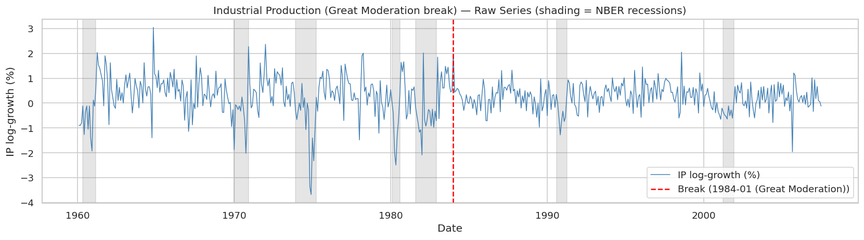
#> input picture analyses/figures/05_indpro_raw_series.png, 864 x 240 px, shrunk from 1661 x 462 before the run
$ jupyter execute --allow-errors 05_real_world_analysis.ipynb
#> lines starting #> are read from the running program, lines starting #| are printed output that depends on the picture
### src/data/real_world.py
"""
Real-world data loading utilities for the Lucas Critique project.

Downloads FRED macroeconomic series and formats them to match the
DataFrame schema expected by the regime-switching models:

    Columns: y, y_lag1, y_lag2, roll_mean_5, roll_std_5,
             roll_mean_20, roll_std_20, exog_0..2, regime

Two canonical datasets are provided, each with a well-documented
structural break point (cited in my project work and which I test
for in the notebooks with a CUSUM test, for example).

  1. US Industrial Production growth — Great Moderation break (Jan 1984)
     Pre-break:  1960-01 to 1983-12  (~288 monthly obs)
     Post-break: 1984-01 to 2007-07  (~283 monthly obs, stops before GFC)

  2. US CPI Inflation — Volcker disinflation break (Oct 1979)
     Pre-break:  1960-01 to 1979-09  (~237 monthly obs)
     Post-break: 1979-10 to 1999-09  (~240 monthly obs)
"""

from __future__ import annotations

import io
from pathlib import Path

import numpy as np
import pandas as pd
import requests

_DATA_DIR = Path(__file__).resolve().parents[2] / "data" / "real_world"
_DATA_DIR.mkdir(parents=True, exist_ok=True)

# FRED download helper

def fetch_fred(series_id: str, start: str = "1948-01-01", cache: bool = True) -> pd.Series:
    """Download a FRED series, optionally using a local parquet cache.

    Returns a pd.Series with a DatetimeIndex.
    """
    cache_path = _DATA_DIR / f"{series_id}.parquet"
    if cache and cache_path.exists():
        s = pd.read_parquet(cache_path).iloc[:, 0]
    else:
        url = f"https://fred.stlouisfed.org/graph/fredgraph.csv?id={series_id}"
        r = requests.get(url, timeout=30)
        r.raise_for_status()
        df = pd.read_csv(
            io.StringIO(r.text),
            parse_dates=["observation_date"],
            index_col="observation_date",
        )
        df.columns = [series_id]
        df.to_parquet(cache_path)
        s = df.iloc[:, 0]

    s.index = pd.DatetimeIndex(s.index)
    return s[s.index >= start].rename(series_id)

# Feature builder (preserves DatetimeIndex)

# [46 lines left out: function build_features, not called in this run]

# Dataset 1: Industrial Production — Great Moderation break

def load_industrial_production() -> tuple[pd.DataFrame, pd.DataFrame, dict]:
    """Industrial Production (monthly log-growth), Great Moderation break.

    Structural break: January 1984.
    Pre-break sample:  1960-01 to 1983-12  (~288 obs)
    Post-break sample: 1984-01 to 2007-07  (~283 obs, stops before GFC)
    Regime labels:     NBER USREC (0=expansion, 1=recession)

    Returns a dataframe with columns of the generated covariates and metadata for the break.
    """
    ip     = fetch_fred("INDPRO",    "1960-01-01")
    usrec  = fetch_fred("USREC",     "1960-01-01")
    unrate = fetch_fred("UNRATE",    "1960-01-01")
    cpi    = fetch_fred("CPIAUCSL",  "1960-01-01")

    y        = np.log(ip).diff() * 100
    d_unrate = unrate.diff()
    cpi_inf  = np.log(cpi).diff() * 100

    df_all = build_features(y, exog_series=[d_unrate, cpi_inf, usrec], regime_series=usrec)

    df_pre  = df_all[df_all.index < "1984-01-01"].copy().reset_index(drop=True)
    df_post = df_all[
        (df_all.index >= "1984-01-01") & (df_all.index <= "2007-07-01")
    ].copy().reset_index(drop=True)

    meta = {
        "name": "Industrial Production (Great Moderation break)",
        "series": "INDPRO",
        "break": "1984-01 (Great Moderation)",
        "pre_period": "1960-01 to 1983-12",
        "post_period": "1984-01 to 2007-07",
        "n_pre": len(df_pre),
        "n_post": len(df_post),
        "regime_label": "NBER USREC",
        "y_description": "Monthly log-growth of Industrial Production (%)",
    }
    return df_pre, df_post, meta


# ---------------------------------------------------------------------------
# Dataset 2: CPI Inflation — Volcker break
# ---------------------------------------------------------------------------

# [40 lines left out: function load_cpi_volcker, not called in this run]

# Combined loader

def load_all_datasets() -> list[tuple[pd.DataFrame, pd.DataFrame, dict]]:
    """Return both real-world datasets as a list of (df_pre, df_post, meta)."""
    return [
        load_industrial_production(),
        load_cpi_volcker(),
    ]

### analyses/05_real_world_analysis.ipynb
# Real-World Lucas Critique Analysis

| Dataset | Break event | Break date | Source |
|---------|-------------|------------|--------|
| US Industrial Production growth | **Great Moderation** | Jan 1984 | FRED: INDPRO |
| US CPI Inflation | **Volcker disinflation** | Oct 1979 | FRED: CPIAUCSL |

**Key  research q:** Do real-world structural breaks exhibit the same Lucas-critique vulnerability pattern found in simulated data — or do genuine economic breaks produce different model rankings?

[cell 1]
import sys, warnings
from pathlib import Path
import matplotlib.pyplot as plt
import matplotlib.image as mpimg
import numpy as np
import pandas as pd
import seaborn as sns

PROJECT_ROOT = Path.cwd().parent
sys.path.insert(0, str(PROJECT_ROOT / 'src'))

from data.real_world import load_all_datasets, fetch_fred, build_features
from models import HMMRegimeModel, ThresholdModel, MLRegimeModel, MixtureOfExpertsModel, MarkovSwitchingNeuralNetwork, ARModel, ARMAModel, ModelAverageEnsemble
from evaluation.metrics import (
    forecast_rmse, forecast_mae, directional_accuracy,
    regime_accuracy, adjusted_rand_regime, lucas_sensitivity_ratio,
)
from evaluation.lucas_critique import chow_test, compute_rolling_performance, recursive_cusum
from evaluation.visualization import save_figure

try:
    from models import MarkovSwitchingModel
    MSM_AVAIL = True
except ImportError:
    MSM_AVAIL = False

FIGURES_DIR = PROJECT_ROOT / 'analyses' / 'figures'
DATA_DIR    = PROJECT_ROOT / 'data' / 'real_world'
SIM_DIR     = PROJECT_ROOT / 'data' / 'simulated'
sns.set_theme(style='whitegrid', context='notebook')
warnings.filterwarnings('ignore')
print('Setup complete.')

All data is downloaded from the **St Louis Fed FRED database** and cached locally.
Series are transformed to stationarity (log-differences or percentage changes).
NBER recession dates (USREC) provide ground-truth regime labels (0 = expansion,
1 = recession).

#> (a cell that did not finish here is left out)

[cell 3]
fig, axes = plt.subplots(2, 1, figsize=(14, 7))

for ax, fname, title in zip(
    axes,
    ['05_indpro_raw_series.png', '05_cpiaucsl_raw_series.png'],
    ['US Industrial Production Log-Growth (%) — Great Moderation break Jan 1984',
     'US CPI Inflation Annualised (%) — Volcker disinflation break Oct 1979'],
):
    path = FIGURES_DIR / fname
    if path.exists():
        img = mpimg.imread(str(path))
#> img is the input picture: shape (240, 864, 4) float32; mean R, G, B, A 0.95, 0.956, 0.963, 1
        ax.imshow(img)
    ax.axis('off')
    ax.set_title(title, fontsize=10)
#> pass 2 of the loop `for ax, fname, title in zip(`:
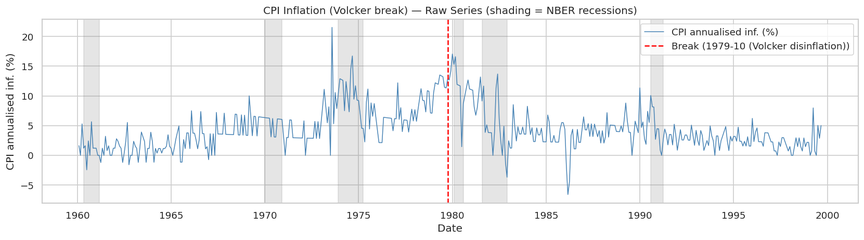
#> input picture analyses/figures/05_cpiaucsl_raw_series.png, 864 x 240 px, shrunk from 1661 x 462 before the run
#> img is the input picture: shape (240, 864, 4) float32; mean R, G, B, A 0.956, 0.961, 0.965, 1

plt.suptitle('Figure 1: Raw Series with NBER Recession Shading (grey)',
             fontsize=12, fontweight='bold', y=1.01)
plt.tight_layout()
plt.show()
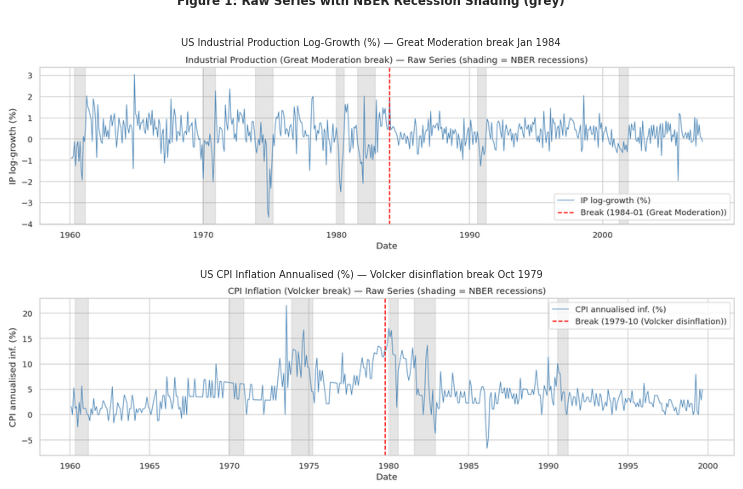
#> figure drawn by matplotlib, 2 panels

[cell 4]
# Run Lucas Critique experiment for Industrial Production and save results
from evaluation.lucas_critique import compare_pre_post_performance
from models import MarkovSwitchingModel

DATA_DIR = PROJECT_ROOT / 'data' / 'real_world'

# [68 lines left out: function run_rw_experiment, not called in this run]

#> (the rest of this cell did not finish here and is left out)

(df_pre_ip, df_post_ip, meta_ip), (df_pre_cpi, df_post_cpi, meta_cpi) = datasets

print('=== Running Industrial Production experiment ===')
ip_results = run_rw_experiment(df_pre_ip, df_post_ip, 'INDPRO')
ip_results.to_csv(DATA_DIR / 'lucas_indpro.csv', index=False)
print(f'Saved {DATA_DIR}/lucas_indpro.csv')

print()
print('=== Running CPI Inflation experiment ===')
cpi_results = run_rw_experiment(df_pre_cpi, df_post_cpi, 'CPIAUCSL')
cpi_results.to_csv(DATA_DIR / 'lucas_cpiaucsl.csv', index=False)
print(f'Saved {DATA_DIR}/lucas_cpiaucsl.csv')

#> (a cell that did not finish here is left out)

[cell 6]
# Display pre-generated IP RMSE figure
fig, ax = plt.subplots(figsize=(13, 5))
path = FIGURES_DIR / '05_indpro_rmse_bars.png'
if path.exists():
    import matplotlib.image as mpimg
    ax.imshow(mpimg.imread(str(path))); ax.axis('off')
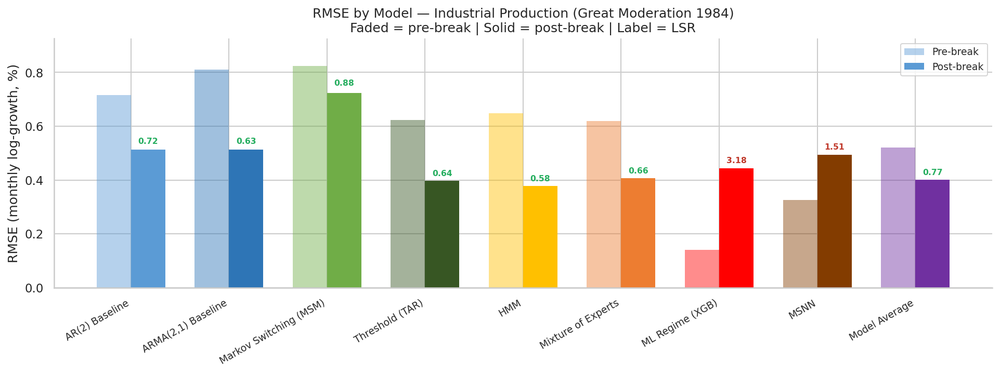
#> input picture analyses/figures/05_indpro_rmse_bars.png, 1000 x 374 px, shrunk from 1923 x 720 before the run
else:
    ax.text(0.5, 0.5, 'Run the generation cell (rw-run-ip) first', ha='center', va='center')
plt.tight_layout(); plt.show()

[cell 7]
fig, axes = plt.subplots(1, 2, figsize=(15, 5))
for ax, fname, title in zip(
    axes,
    ['05_indpro_lsr.png', '05_indpro_rolling_rmse.png'],
    ['Pre/Post RMSE and LSR by Model', 'Rolling RMSE (window=30)'],
):
    path = FIGURES_DIR / fname
    if path.exists():
        img = mpimg.imread(str(path))
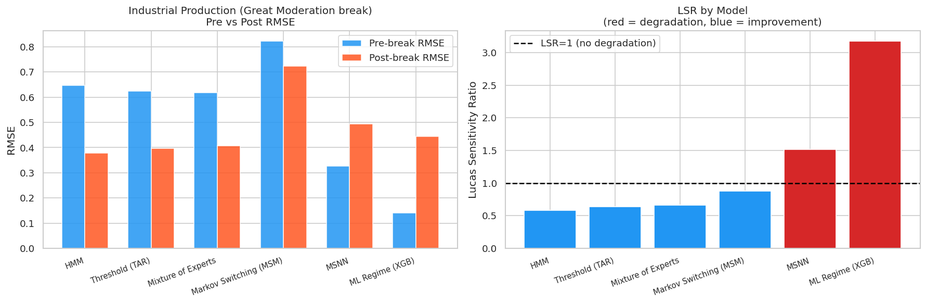
#> input picture analyses/figures/05_indpro_lsr.png, 926 x 303 px, shrunk from 1781 x 582 before the run
#> img is the input picture: shape (303, 926, 4) float32; mean R, G, B, A 0.896, 0.866, 0.887, 1
        ax.imshow(img)
    ax.axis('off')
    ax.set_title(title, fontsize=10)
#> pass 2 of the loop `for ax, fname, title in zip(`:
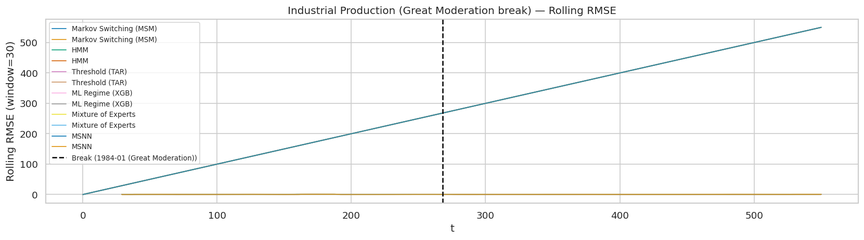
#> input picture analyses/figures/05_indpro_rolling_rmse.png, 864 x 240 px, shrunk from 1661 x 462 before the run
#> img is the input picture: shape (240, 864, 4) float32; mean R, G, B, A 0.975, 0.976, 0.975, 1
plt.suptitle('Figure 2: Industrial Production — Great Moderation Break (1984)',
             fontsize=12, fontweight='bold')
plt.tight_layout()
plt.show()
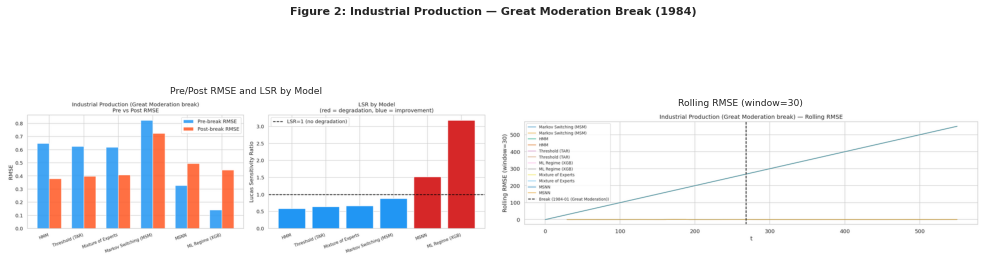
#> figure drawn by matplotlib, 2 panels

#> (a cell that did not finish here is left out)

[cell 9]
# Display pre-generated CPI RMSE figure
fig, ax = plt.subplots(figsize=(13, 5))
path = FIGURES_DIR / '05_cpiaucsl_rmse_bars.png'
if path.exists():
    import matplotlib.image as mpimg
    ax.imshow(mpimg.imread(str(path))); ax.axis('off')
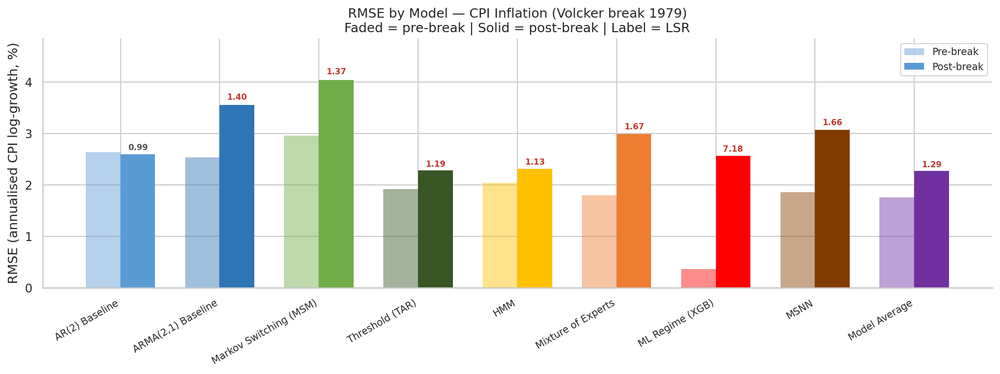
#> input picture analyses/figures/05_cpiaucsl_rmse_bars.png, 1000 x 374 px, shrunk from 1923 x 720 before the run
else:
    ax.text(0.5, 0.5, 'Run the generation cell (rw-run-ip) first', ha='center', va='center')
plt.tight_layout(); plt.show()

[cell 10]
fig, axes = plt.subplots(1, 2, figsize=(15, 5))
for ax, fname, title in zip(
    axes,
    ['05_cpiaucsl_lsr.png', '05_cpiaucsl_rolling_rmse.png'],
    ['Pre/Post RMSE and LSR by Model', 'Rolling RMSE (window=30)'],
):
    path = FIGURES_DIR / fname
    if path.exists():
        img = mpimg.imread(str(path))
        ax.imshow(img)
    ax.axis('off')
    ax.set_title(title, fontsize=10)
#> pass 2 of the loop `for ax, fname, title in zip(`:
plt.suptitle('Figure 3: CPI Inflation — Volcker Disinflation Break (1979)',
             fontsize=12, fontweight='bold')
plt.tight_layout()
plt.show()

#> (a cell that did not finish here is left out)

for df_pre, df_post, meta in datasets:
    df_full = pd.concat([df_pre, df_post], ignore_index=True)
    y_full  = df_full['y'].to_numpy()
    X_full  = df_full[['y_lag1']].assign(const=1.0)[['const', 'y_lag1']].to_numpy()
    chow    = chow_test(y_full, X_full, break_index=len(df_pre))
    cusum   = recursive_cusum(y_full, X_full)
    print(f"Dataset: {meta['name']}")
    print(f"  Chow: F={chow['F_stat']:.3f}  df=({chow['df1']},{chow['df2']})"
          f"  p={chow['p_value']:.4f}   reject={chow['reject_H0']}")
    print(f"  CUSUM break detected: {cusum['break_detected']}", end='')
    if cusum['break_index'] is not None:
        print(f"  (first exit at index {cusum['break_index']})")
    else:
        print()
    print()

#> (a cell that did not finish here is left out)
